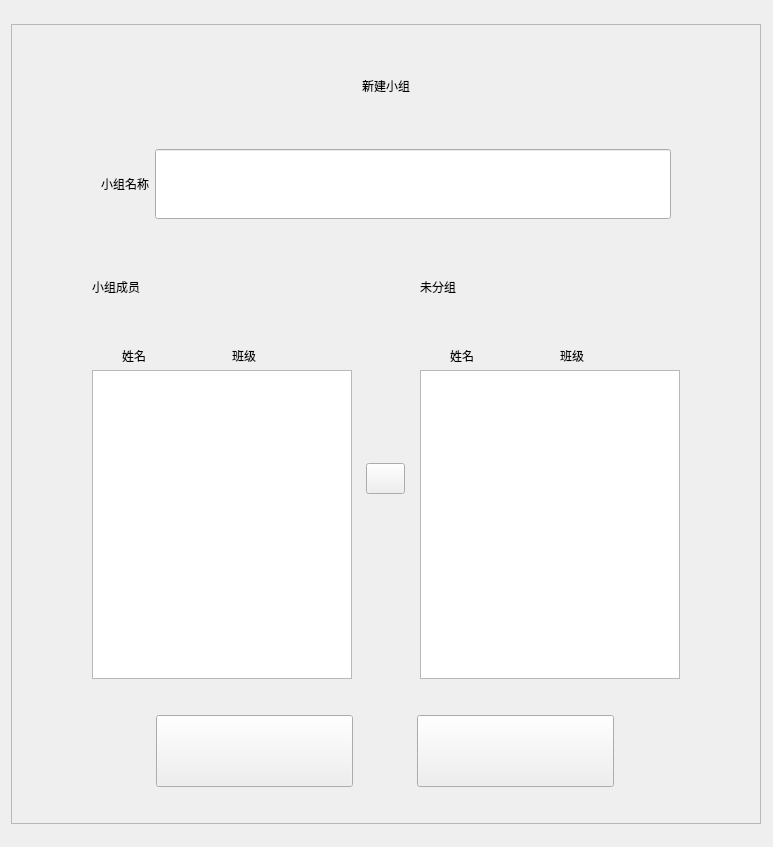
<?xml version="1.0" encoding="UTF-8"?>
<ui version="4.0">
 <class>SYAdminModifyGroupWindow</class>
 <widget class="QWidget" name="SYAdminModifyGroupWindow">
  <property name="geometry">
   <rect>
    <x>0</x>
    <y>0</y>
    <width>773</width>
    <height>847</height>
   </rect>
  </property>
  <property name="windowTitle">
   <string>SimLaparo</string>
  </property>
  <layout class="QVBoxLayout" name="verticalLayout_2">
   <item>
    <spacer name="verticalSpacer_4">
     <property name="orientation">
      <enum>Qt::Vertical</enum>
     </property>
     <property name="sizeHint" stdset="0">
      <size>
       <width>20</width>
       <height>87</height>
      </size>
     </property>
    </spacer>
   </item>
   <item>
    <layout class="QHBoxLayout" name="horizontalLayout_2">
     <item>
      <spacer name="horizontalSpacer_4">
       <property name="orientation">
        <enum>Qt::Horizontal</enum>
       </property>
       <property name="sizeHint" stdset="0">
        <size>
         <width>40</width>
         <height>20</height>
        </size>
       </property>
      </spacer>
     </item>
     <item>
      <widget class="QFrame" name="frame">
       <property name="minimumSize">
        <size>
         <width>750</width>
         <height>800</height>
        </size>
       </property>
       <property name="maximumSize">
        <size>
         <width>750</width>
         <height>800</height>
        </size>
       </property>
       <property name="frameShape">
        <enum>QFrame::StyledPanel</enum>
       </property>
       <property name="frameShadow">
        <enum>QFrame::Raised</enum>
       </property>
       <layout class="QVBoxLayout" name="verticalLayout" stretch="0,0">
        <property name="spacing">
         <number>0</number>
        </property>
        <property name="leftMargin">
         <number>80</number>
        </property>
        <property name="topMargin">
         <number>52</number>
        </property>
        <property name="rightMargin">
         <number>80</number>
        </property>
        <property name="bottomMargin">
         <number>36</number>
        </property>
        <item>
         <layout class="QVBoxLayout" name="verticalLayout_4">
          <property name="spacing">
           <number>0</number>
          </property>
          <item>
           <widget class="QLabel" name="lb_title">
            <property name="minimumSize">
             <size>
              <width>500</width>
              <height>0</height>
             </size>
            </property>
            <property name="text">
             <string>新建小组</string>
            </property>
            <property name="alignment">
             <set>Qt::AlignCenter</set>
            </property>
           </widget>
          </item>
          <item>
           <spacer name="verticalSpacer_7">
            <property name="orientation">
             <enum>Qt::Vertical</enum>
            </property>
            <property name="sizeType">
             <enum>QSizePolicy::Fixed</enum>
            </property>
            <property name="sizeHint" stdset="0">
             <size>
              <width>0</width>
              <height>45</height>
             </size>
            </property>
           </spacer>
          </item>
          <item>
           <widget class="QFrame" name="HeadFrame">
            <layout class="QHBoxLayout" name="TitleLayout">
             <item>
              <widget class="QLabel" name="lb_grpname">
               <property name="text">
                <string>小组名称</string>
               </property>
              </widget>
             </item>
             <item>
              <widget class="QLineEdit" name="edit_groupname">
               <property name="minimumSize">
                <size>
                 <width>0</width>
                 <height>70</height>
                </size>
               </property>
               <property name="maximumSize">
                <size>
                 <width>16777215</width>
                 <height>70</height>
                </size>
               </property>
              </widget>
             </item>
            </layout>
           </widget>
          </item>
          <item>
           <spacer name="verticalSpacer_6">
            <property name="orientation">
             <enum>Qt::Vertical</enum>
            </property>
            <property name="sizeType">
             <enum>QSizePolicy::Fixed</enum>
            </property>
            <property name="sizeHint" stdset="0">
             <size>
              <width>0</width>
              <height>50</height>
             </size>
            </property>
           </spacer>
          </item>
          <item>
           <layout class="QHBoxLayout" name="horizontalLayout_4">
            <property name="spacing">
             <number>0</number>
            </property>
            <property name="bottomMargin">
             <number>0</number>
            </property>
            <item>
             <layout class="QVBoxLayout" name="verticalLayout_7" stretch="0,0">
              <property name="spacing">
               <number>25</number>
              </property>
              <item>
               <widget class="QLabel" name="lb_memberlist">
                <property name="minimumSize">
                 <size>
                  <width>0</width>
                  <height>0</height>
                 </size>
                </property>
                <property name="maximumSize">
                 <size>
                  <width>16777215</width>
                  <height>16777215</height>
                 </size>
                </property>
                <property name="text">
                 <string>小组成员</string>
                </property>
               </widget>
              </item>
              <item>
               <widget class="QFrame" name="frame_left">
                <layout class="QVBoxLayout" name="verticalLayout_9">
                 <property name="spacing">
                  <number>0</number>
                 </property>
                 <property name="leftMargin">
                  <number>0</number>
                 </property>
                 <property name="topMargin">
                  <number>20</number>
                 </property>
                 <property name="rightMargin">
                  <number>0</number>
                 </property>
                 <property name="bottomMargin">
                  <number>0</number>
                 </property>
                 <item>
                  <layout class="QHBoxLayout" name="horizontalLayout_5">
                   <property name="spacing">
                    <number>0</number>
                   </property>
                   <property name="leftMargin">
                    <number>30</number>
                   </property>
                   <item>
                    <widget class="QLabel" name="lb_name">
                     <property name="minimumSize">
                      <size>
                       <width>110</width>
                       <height>29</height>
                      </size>
                     </property>
                     <property name="maximumSize">
                      <size>
                       <width>110</width>
                       <height>29</height>
                      </size>
                     </property>
                     <property name="text">
                      <string>姓名</string>
                     </property>
                    </widget>
                   </item>
                   <item>
                    <widget class="QLabel" name="lb_class">
                     <property name="text">
                      <string>班级</string>
                     </property>
                    </widget>
                   </item>
                  </layout>
                 </item>
                 <item>
                  <widget class="QListWidget" name="list_this">
                   <property name="minimumSize">
                    <size>
                     <width>260</width>
                     <height>0</height>
                    </size>
                   </property>
                   <property name="maximumSize">
                    <size>
                     <width>260</width>
                     <height>16777215</height>
                    </size>
                   </property>
                   <property name="focusPolicy">
                    <enum>Qt::NoFocus</enum>
                   </property>
                   <property name="editTriggers">
                    <set>QAbstractItemView::NoEditTriggers</set>
                   </property>
                  </widget>
                 </item>
                </layout>
               </widget>
              </item>
             </layout>
            </item>
            <item>
             <spacer name="horizontalSpacer">
              <property name="orientation">
               <enum>Qt::Horizontal</enum>
              </property>
              <property name="sizeHint" stdset="0">
               <size>
                <width>40</width>
                <height>20</height>
               </size>
              </property>
             </spacer>
            </item>
            <item>
             <widget class="QPushButton" name="bt_exchange">
              <property name="minimumSize">
               <size>
                <width>39</width>
                <height>31</height>
               </size>
              </property>
              <property name="maximumSize">
               <size>
                <width>39</width>
                <height>31</height>
               </size>
              </property>
              <property name="text">
               <string/>
              </property>
             </widget>
            </item>
            <item>
             <spacer name="horizontalSpacer_2">
              <property name="orientation">
               <enum>Qt::Horizontal</enum>
              </property>
              <property name="sizeHint" stdset="0">
               <size>
                <width>40</width>
                <height>20</height>
               </size>
              </property>
             </spacer>
            </item>
            <item>
             <layout class="QVBoxLayout" name="verticalLayout_5">
              <property name="spacing">
               <number>25</number>
              </property>
              <item>
               <widget class="QLabel" name="lb_ungrp">
                <property name="text">
                 <string>未分组</string>
                </property>
               </widget>
              </item>
              <item>
               <widget class="QFrame" name="frame_right">
                <layout class="QVBoxLayout" name="verticalLayout_6">
                 <property name="spacing">
                  <number>0</number>
                 </property>
                 <property name="leftMargin">
                  <number>0</number>
                 </property>
                 <property name="topMargin">
                  <number>20</number>
                 </property>
                 <property name="rightMargin">
                  <number>0</number>
                 </property>
                 <property name="bottomMargin">
                  <number>0</number>
                 </property>
                 <item>
                  <layout class="QHBoxLayout" name="horizontalLayout_3">
                   <property name="spacing">
                    <number>0</number>
                   </property>
                   <property name="leftMargin">
                    <number>30</number>
                   </property>
                   <item>
                    <widget class="QLabel" name="lb_name2">
                     <property name="minimumSize">
                      <size>
                       <width>110</width>
                       <height>29</height>
                      </size>
                     </property>
                     <property name="maximumSize">
                      <size>
                       <width>110</width>
                       <height>29</height>
                      </size>
                     </property>
                     <property name="text">
                      <string>姓名</string>
                     </property>
                    </widget>
                   </item>
                   <item>
                    <widget class="QLabel" name="lb_class2">
                     <property name="text">
                      <string>班级</string>
                     </property>
                    </widget>
                   </item>
                  </layout>
                 </item>
                 <item>
                  <widget class="QListWidget" name="list_other">
                   <property name="minimumSize">
                    <size>
                     <width>260</width>
                     <height>0</height>
                    </size>
                   </property>
                   <property name="maximumSize">
                    <size>
                     <width>260</width>
                     <height>16777215</height>
                    </size>
                   </property>
                   <property name="focusPolicy">
                    <enum>Qt::NoFocus</enum>
                   </property>
                   <property name="editTriggers">
                    <set>QAbstractItemView::NoEditTriggers</set>
                   </property>
                  </widget>
                 </item>
                </layout>
               </widget>
              </item>
             </layout>
            </item>
           </layout>
          </item>
         </layout>
        </item>
        <item>
         <widget class="QFrame" name="frambottom">
          <layout class="QVBoxLayout" name="verticalLayout_3">
           <property name="spacing">
            <number>0</number>
           </property>
           <property name="leftMargin">
            <number>0</number>
           </property>
           <property name="topMargin">
            <number>0</number>
           </property>
           <property name="rightMargin">
            <number>0</number>
           </property>
           <property name="bottomMargin">
            <number>0</number>
           </property>
           <item>
            <spacer name="verticalSpacer_3">
             <property name="orientation">
              <enum>Qt::Vertical</enum>
             </property>
             <property name="sizeType">
              <enum>QSizePolicy::Fixed</enum>
             </property>
             <property name="sizeHint" stdset="0">
              <size>
               <width>20</width>
               <height>36</height>
              </size>
             </property>
            </spacer>
           </item>
           <item>
            <layout class="QHBoxLayout" name="horizontalLayout">
             <item>
              <widget class="QPushButton" name="bt_cancel">
               <property name="minimumSize">
                <size>
                 <width>197</width>
                 <height>72</height>
                </size>
               </property>
               <property name="maximumSize">
                <size>
                 <width>197</width>
                 <height>72</height>
                </size>
               </property>
               <property name="text">
                <string/>
               </property>
              </widget>
             </item>
             <item>
              <widget class="QPushButton" name="bt_conform">
               <property name="minimumSize">
                <size>
                 <width>197</width>
                 <height>72</height>
                </size>
               </property>
               <property name="maximumSize">
                <size>
                 <width>197</width>
                 <height>72</height>
                </size>
               </property>
               <property name="text">
                <string/>
               </property>
              </widget>
             </item>
            </layout>
           </item>
          </layout>
         </widget>
        </item>
       </layout>
      </widget>
     </item>
     <item>
      <spacer name="horizontalSpacer_3">
       <property name="orientation">
        <enum>Qt::Horizontal</enum>
       </property>
       <property name="sizeHint" stdset="0">
        <size>
         <width>40</width>
         <height>20</height>
        </size>
       </property>
      </spacer>
     </item>
    </layout>
   </item>
   <item>
    <spacer name="verticalSpacer_5">
     <property name="orientation">
      <enum>Qt::Vertical</enum>
     </property>
     <property name="sizeHint" stdset="0">
      <size>
       <width>20</width>
       <height>86</height>
      </size>
     </property>
    </spacer>
   </item>
  </layout>
 </widget>
 <resources/>
 <connections/>
</ui>
